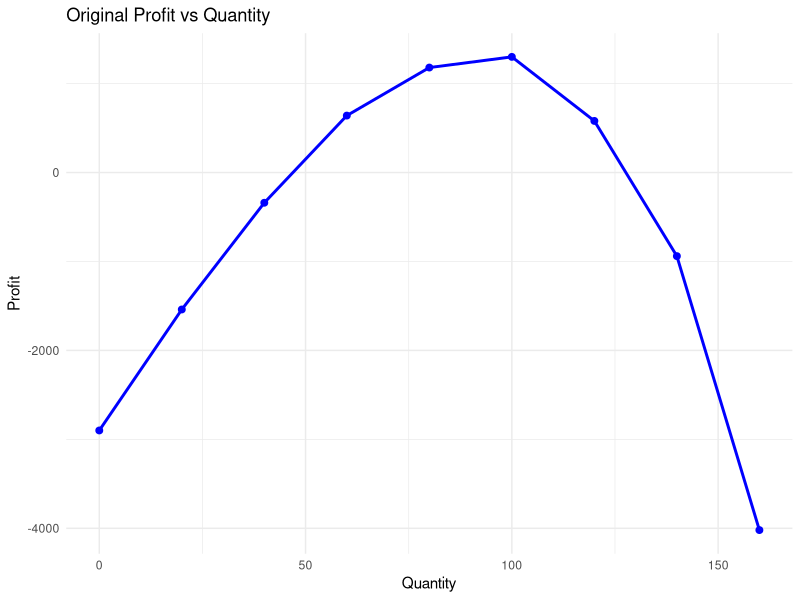
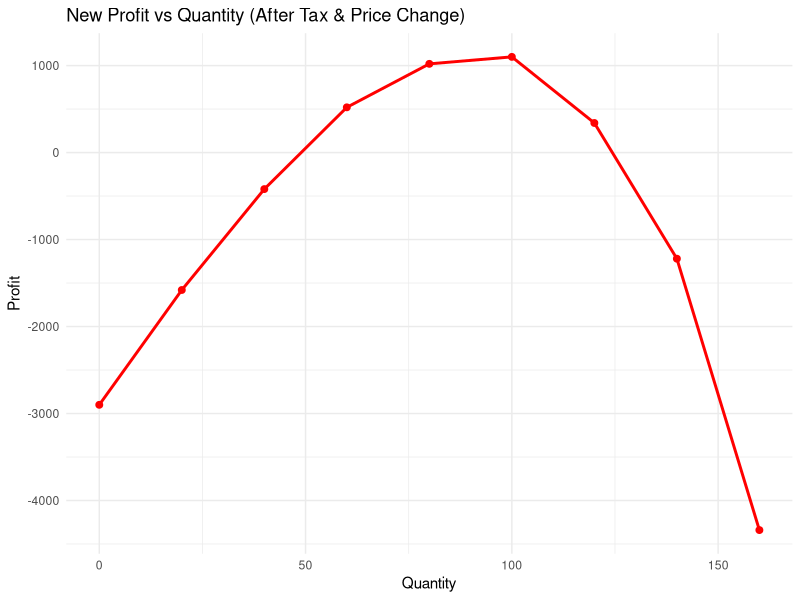
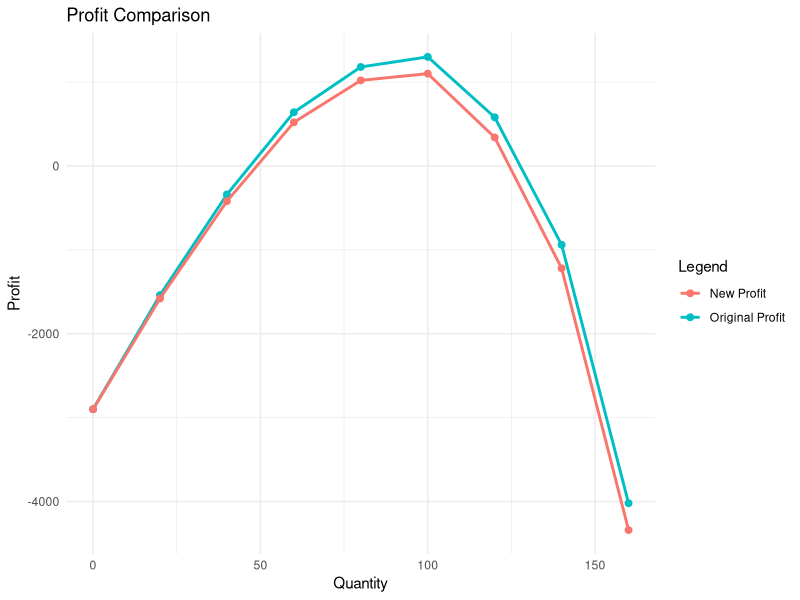
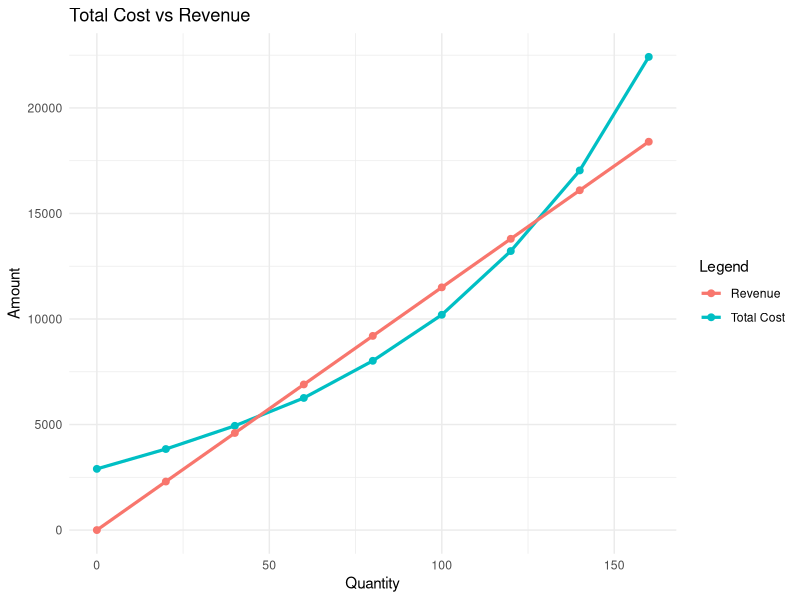
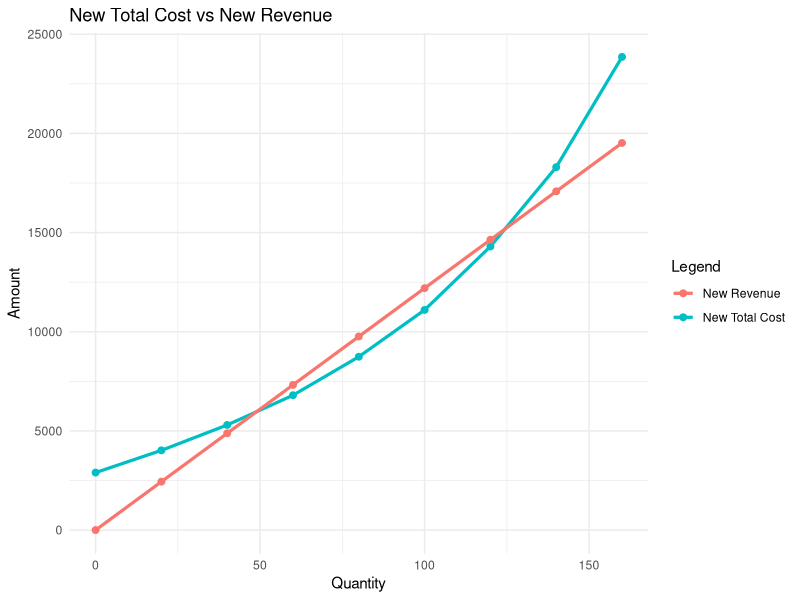

Recreate these plots in R, in order.
## ---- chunk 1
second_round_group_5 <- read.csv("second_round_group_5.csv")

second_round_group_5$New_Revenue <- second_round_group_5$New_Price * second_round_group_5$Quantity

second_round_group_5$New_Total_Cost <- second_round_group_5$Fixed_Cost + (second_round_group_5$Variable_Cost_per_Unit * second_round_group_5$Quantity) + (second_round_group_5$Tax_per_Unit * second_round_group_5$Quantity)

second_round_group_5$New_Profit <- second_round_group_5$New_Revenue - second_round_group_5$New_Total_Cost

second_round_group_5$Revenue <- second_round_group_5$Base_Price * second_round_group_5$Quantity

second_round_group_5$Total_Cost <- second_round_group_5$Fixed_Cost + (second_round_group_5$Variable_Cost_per_Unit * second_round_group_5$Quantity)

second_round_group_5$Profit <- second_round_group_5$Revenue - second_round_group_5$Total_Cost
## ---- chunk 2
library(ggplot2)

# Original Profit
ggplot(second_round_group_5, aes(x = Quantity, y = Profit)) +
  geom_line(color = "blue", linewidth = 1) +
  geom_point(color = "blue", size = 2) +
  labs(
    title = "Original Profit vs Quantity",
    x = "Quantity",
    y = "Profit"
  ) +
  theme_minimal()
## ---- chunk 3
# New Profit
ggplot(second_round_group_5, aes(x = Quantity, y = New_Profit)) +
  geom_line(color = "red", linewidth = 1) +
  geom_point(color = "red", size = 2) +
  labs(
    title = "New Profit vs Quantity (After Tax & Price Change)",
    x = "Quantity",
    y = "Profit"
  ) +
  theme_minimal()
## ---- chunk 4
# Original Profit vs. New Profit
ggplot(second_round_group_5, aes(x = Quantity)) +
  geom_line(aes(y = Profit, color = "Original Profit"), linewidth = 1) +
  geom_point(aes(y = Profit, color = "Original Profit"), size = 2) +
  geom_line(aes(y = New_Profit, color = "New Profit"), linewidth = 1) +
  geom_point(aes(y = New_Profit, color = "New Profit"), size = 2) +
  labs(
    title = "Profit Comparison",
    x = "Quantity",
    y = "Profit",
    color = "Legend"
  ) +
  theme_minimal()
## ---- chunk 5
ggplot(second_round_group_5, aes(x = Quantity)) +
  geom_line(aes(y = Total_Cost, color = "Total Cost"), linewidth = 1.1) +
  geom_point(aes(y = Total_Cost, color = "Total Cost"), size = 2) +
  
  geom_line(aes(y = Revenue, color = "Revenue"), linewidth = 1.1) +
  geom_point(aes(y = Revenue, color = "Revenue"), size = 2) +
  
  labs(
    title = "Total Cost vs Revenue",
    x = "Quantity",
    y = "Amount",
    color = "Legend"
  ) +
  theme_minimal()
## ---- chunk 6
ggplot(second_round_group_5, aes(x = Quantity)) +
  geom_line(aes(y = New_Total_Cost, color = "New Total Cost"), linewidth = 1.1) +
  geom_point(aes(y = New_Total_Cost, color = "New Total Cost"), size = 2) +
  
  geom_line(aes(y = New_Revenue, color = "New Revenue"), linewidth = 1.1) +
  geom_point(aes(y = New_Revenue, color = "New Revenue"), size = 2) +
  
  labs(
    title = "New Total Cost vs New Revenue",
    x = "Quantity",
    y = "Amount",
    color = "Legend"
  ) +
  theme_minimal()
